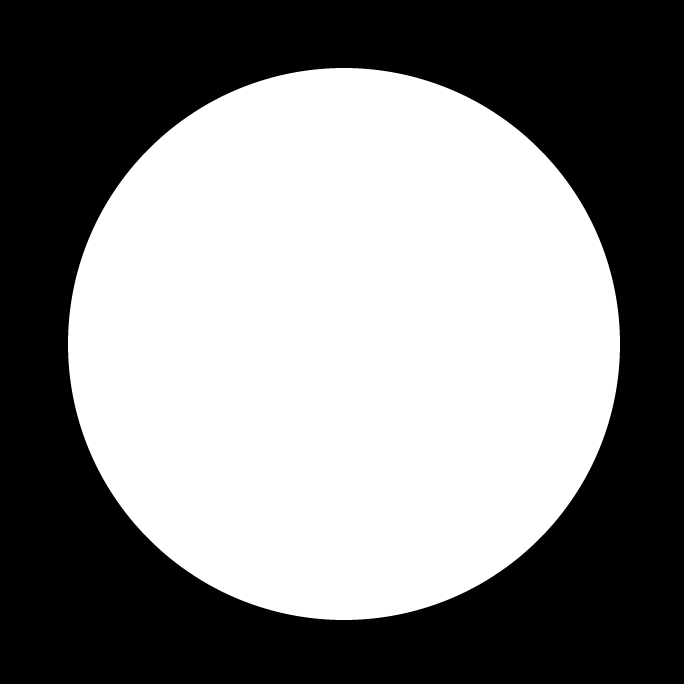
#> input picture Chapter 2/Resources/border.png, 684 x 684 px, found by its file name
$ python test.py   (older library calls are emulated)
#> lines starting #> are read from the running program, lines starting #| are printed output that depends on the picture; after the words box and inside, x2 and y2 are one past the last pixel; in counts of white or black regions, pixels touching at a corner belong together
import cv2
import numpy as np

img = cv2.imread('border.png')
#> img is the input picture: shape (684, 684, 3); min 0, max 255, mean 130.4

#Convert the image to gray scale so the gradient is better visible
img = cv2.cvtColor(img, cv2.COLOR_BGR2GRAY)
#> img: shape (684, 684)

#Apply the horizontal sobel operator with a kernel size of 3
sobelx = cv2.Sobel(img,cv2.CV_64F,1,0,ksize=3)
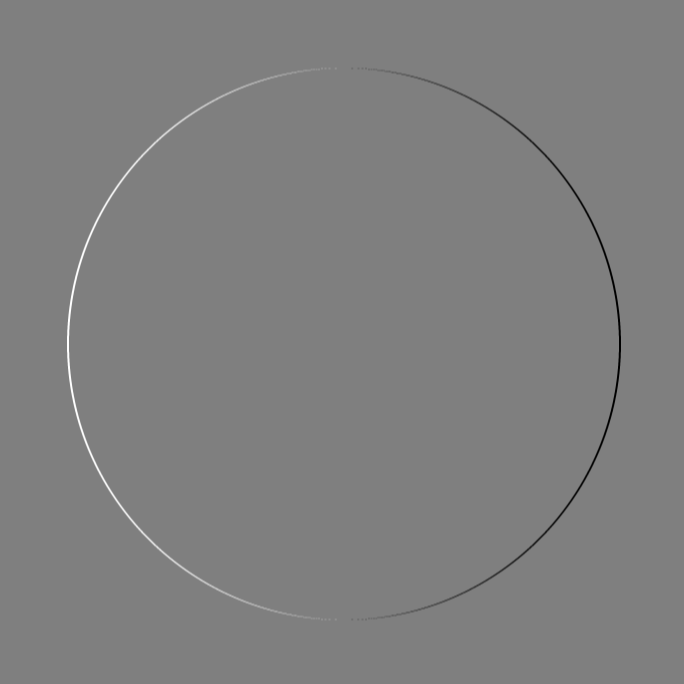
#> sobelx: shape (684, 684) float64; min -1020, max 1020, mean 0; drawn with min black and max white

#Apply the vertical sobel operator with a kernel size of 3
sobely = cv2.Sobel(img,cv2.CV_64F,0,1,ksize=3)

cv2.imshow('Original',img)
cv2.imshow('sobelx',sobelx)
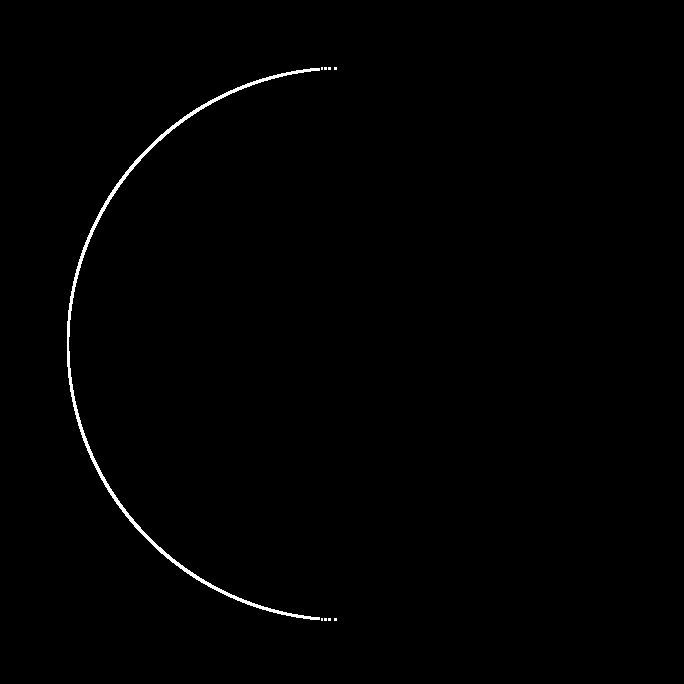
#> window 'sobelx': shape (684, 684); 0.63% white; 9 white regions (8 under 20 px), largest, box (x1, y1, x2, y2) and area: (67, 68, 320, 620) 2868
cv2.imshow('sobely',sobely)
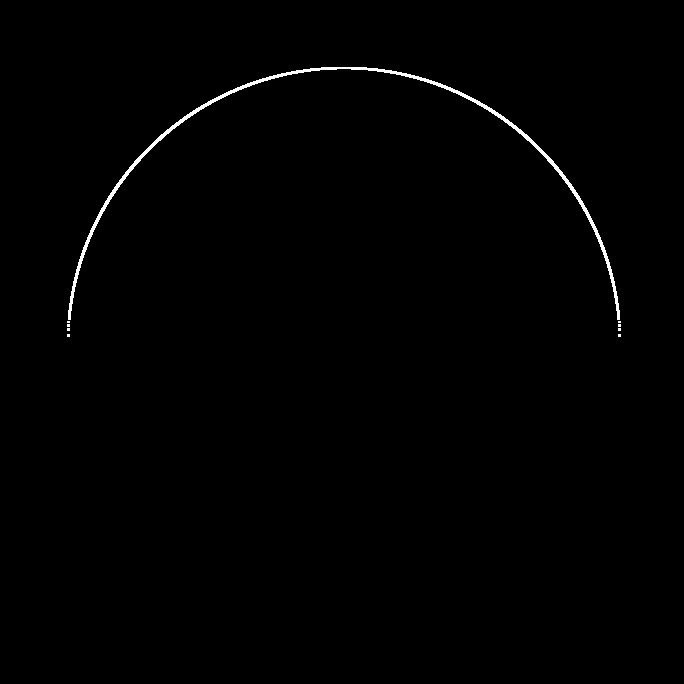
#> window 'sobely': shape (684, 684); 0.63% white; 9 white regions (8 under 20 px), largest, box (x1, y1, x2, y2) and area: (68, 67, 620, 320) 2868

cv2.imwrite('x.jpg', sobelx)
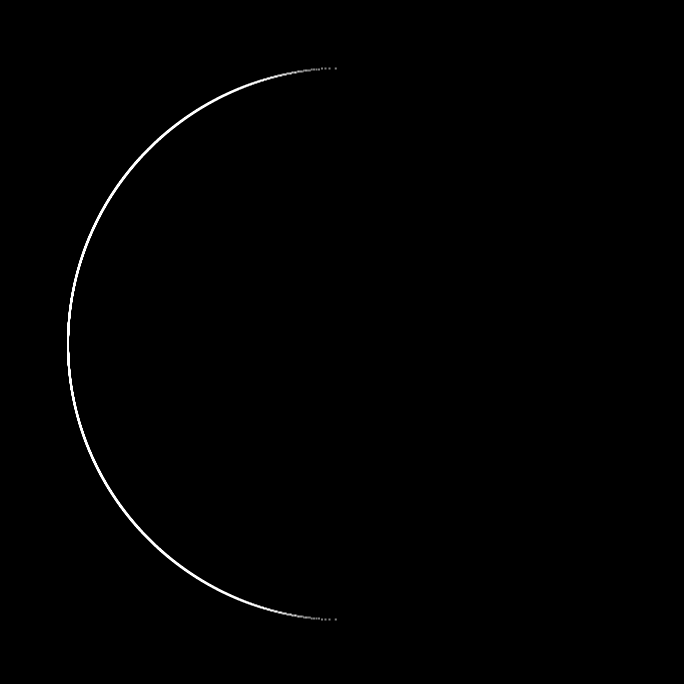
#> saved as x.jpg: shape (684, 684); min 0, max 255, mean 1.2
cv2.imwrite('y.jpg', sobely)
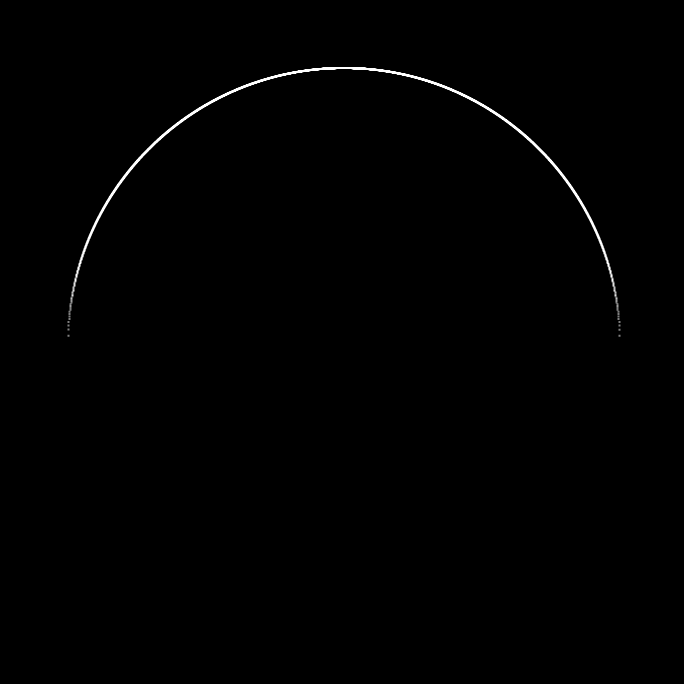
#> saved as y.jpg: shape (684, 684); min 0, max 255, mean 1.2
cv2.waitKey(0)
cv2.destroyAllWindows()

$ run again, with Chapter 2/Resources/Components.png copied over Chapter 2/Resources/border.png
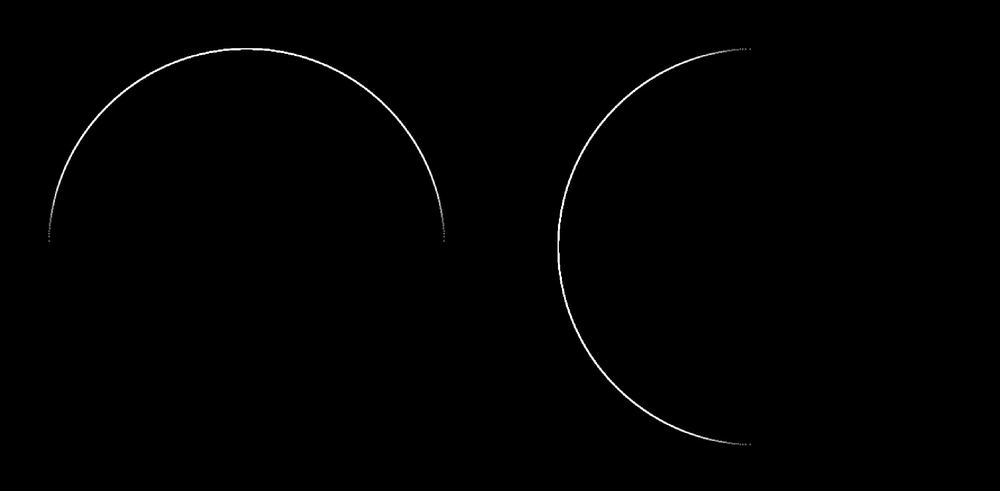
#> input picture Chapter 2/Resources/Components.png, 1000 x 491 px, shrunk from 2285 x 1121 before the run, found by its file name
#> img is the input picture: shape (491, 1000, 3); min 0, max 255, mean 1.2
#> img: shape (491, 1000)
#> `cv2.imshow('sobelx',sobelx)`:
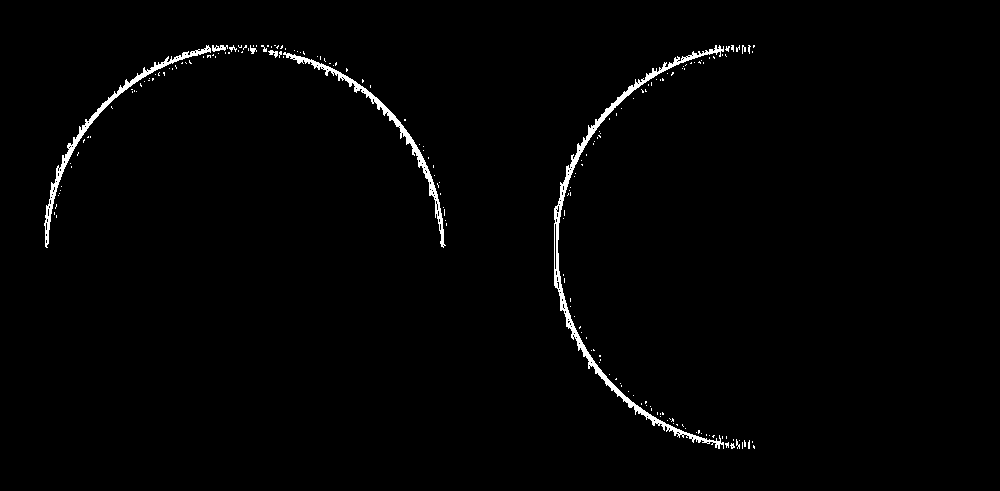
#> window 'sobelx': shape (491, 1000); 1.4% white; 192 white regions (182 under 20 px), largest, box (x1, y1, x2, y2) and area: (554, 45, 724, 449) 2947, (44, 45, 211, 248) 1431, (283, 52, 446, 248) 1427
#> `cv2.imwrite('y.jpg', sobely)`:
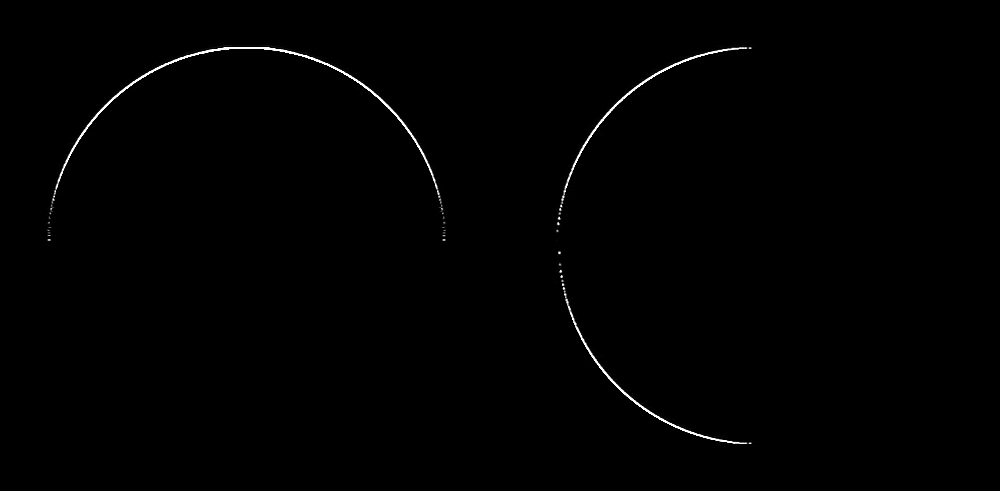
#> saved as y.jpg: shape (491, 1000); min 0, max 255, mean 1.3

$ run again, with Chapter 2/Resources/Grad.png copied over Chapter 2/Resources/border.png
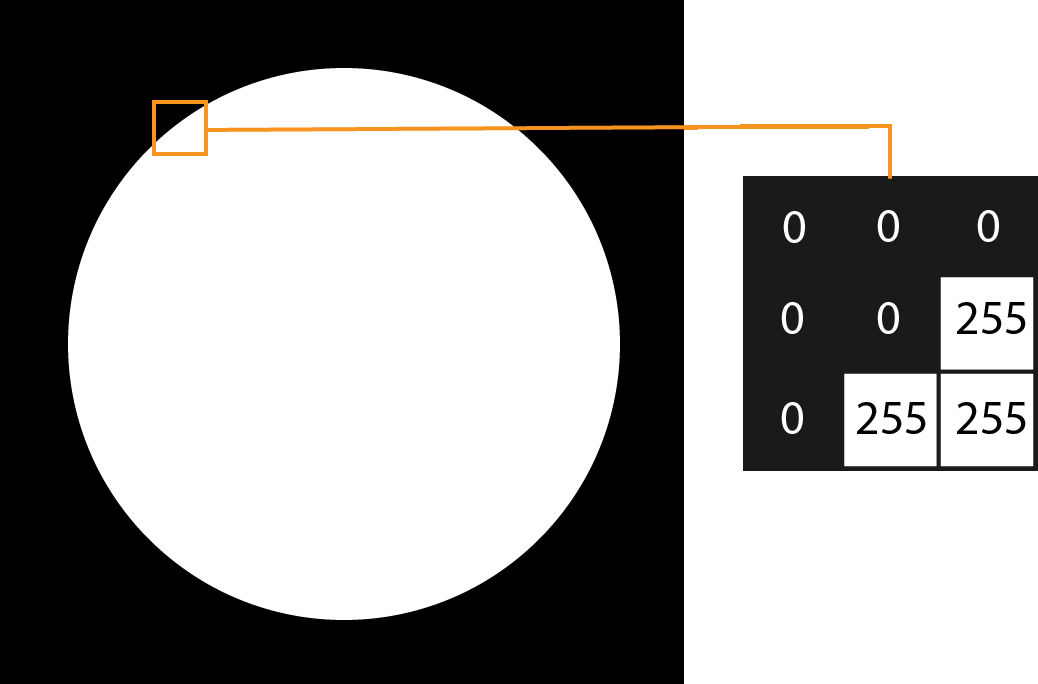
#> input picture Chapter 2/Resources/Grad.png, 1038 x 684 px, found by its file name
#> img is the input picture: shape (684, 1038, 3); mean B, G, R 152.1, 152.7, 153.3
#> img: shape (684, 1038)
#> `cv2.imshow('sobelx',sobelx)`:
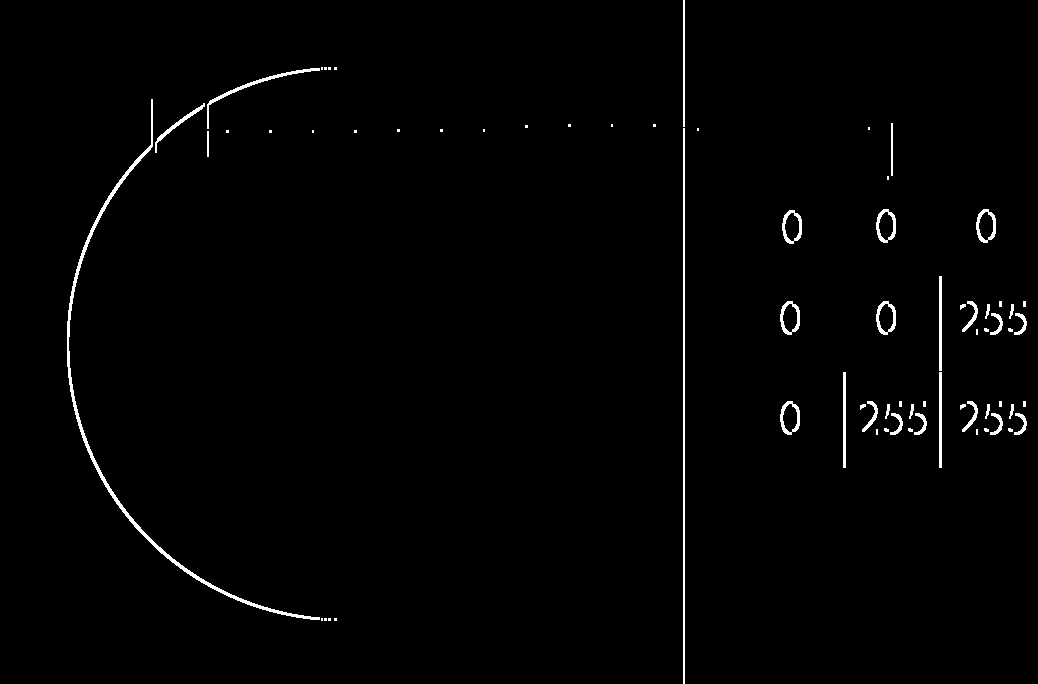
#> window 'sobelx': shape (684, 1038); 1.2% white; 71 white regions (37 under 20 px), largest, box (x1, y1, x2, y2) and area: (67, 99, 320, 620) 2290, (683, 128, 685, 684) 1112, (207, 68, 320, 129) 449
#> `cv2.imwrite('y.jpg', sobely)`:
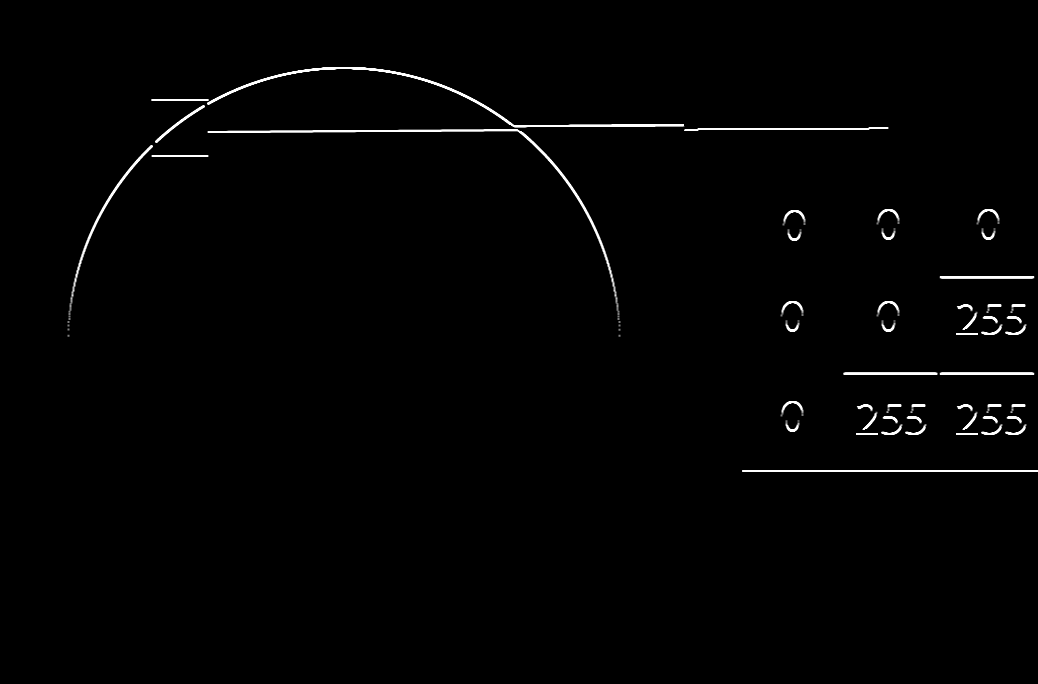
#> saved as y.jpg: shape (684, 1038); min 0, max 255, mean 2.7
